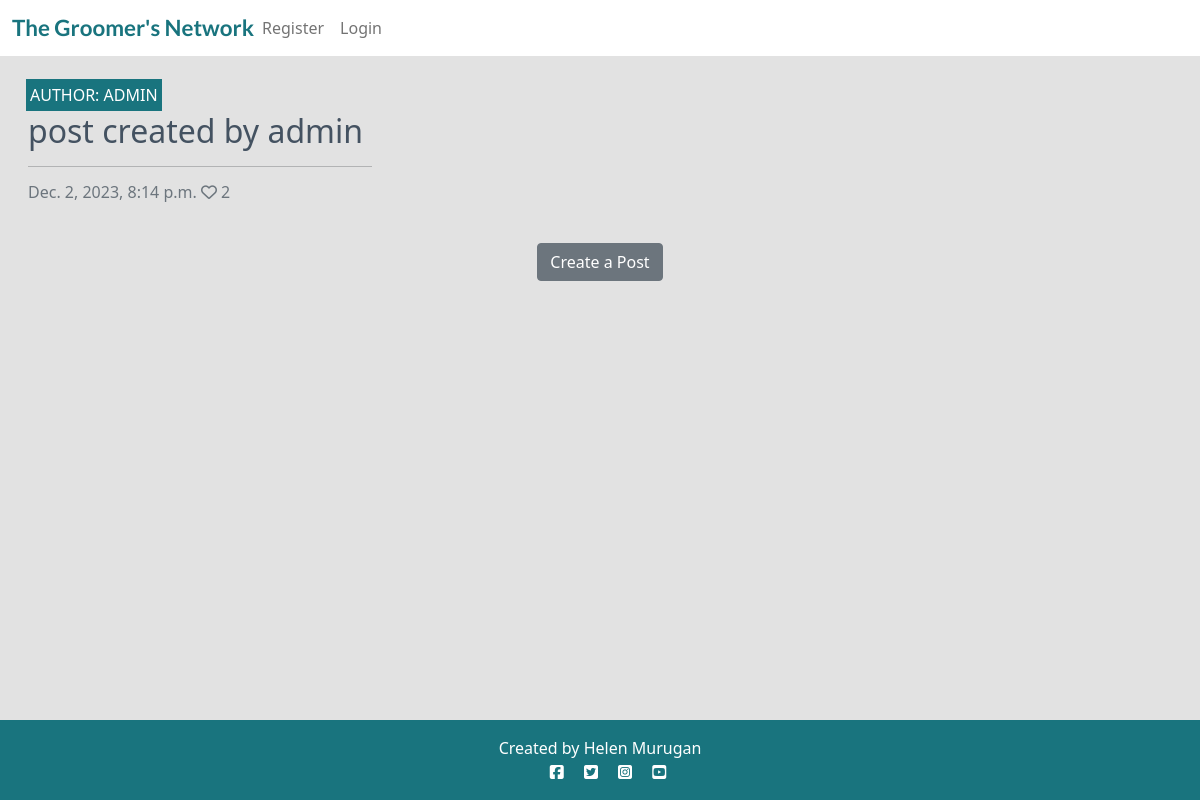
/posts/, run on the app's committed database.
### post/models.py (models this page shows, shortened)
class Post(models.Model):
    title = models.CharField(
        max_length=200,
        verbose_name="Title",
        )
    slug = models.SlugField(
        max_length=200,
        unique=True
        )
    author = models.ForeignKey(
        User,
        on_delete=models.CASCADE,
        related_name="post_posts"
    )
    content = models.TextField(
        blank=True,
        null=True,
    )
    featured_image = CloudinaryField(
        'image',
        default='placeholder'
        )
    created_on = models.DateTimeField(
        auto_now_add=True
        )
    updated_on = models.DateTimeField(
        auto_now=True
        )
    likes = models.ManyToManyField(
        User,
        related_name='post_likes',
        blank=True,
        )
    class Meta:
        ordering = ["-created_on"]
    def number_of_likes(self):
        return self.likes.count()

### post/views.py (the view)
# urls.py: path("", views.PostList.as_view(), name="home"),
class PostList(generic.ListView):
    model = Post
    queryset = Post.objects.order_by("-created_on")
    template_name = "index.html"
    paginate_by = 6

### templates/index.html (shortened to what this page needs)
{% extends "base.html" %}
{% block content %}
<div class="container-fluid">
    <div class="row">
        <div class="col-12 mt-3 left">
            <div class="row">
                {% for post in post_list %}
                <div class="col-md-4">
                    <div class="card mb-4">
                        <div class="card-body">
                            <div class="image-container">
                                <div class="image-flash">
                                    <p class="author">Author: {{ post.author }}</p>
                                </div>
                            </div>
                            <a href="{% url 'post_detail' post.slug  %}" class="post-link">
                                <h2 class="card-title">{{ post.title }}</h2>
                            </a>
                            <hr />
                            <p class="card-text text-muted h6">{{ post.created_on}} <i class="far fa-heart"></i>
                                {{ post.number_of_likes }}</p>
                        </div>
                    </div>
                </div>
                {% endfor %}
            </div>
        </div>
    </div>
    <div class="text-center">
        <a href="{% url 'post_create' %}" class="btn btn-secondary mb-4">Create a Post</a>
    </div>
</div>
{%endblock%}

### static/css/style.css (style rules this page uses)
body { background-color: #F9FAFC; }
.main-bg { background-color: #E2E2E2; }
.card { border: none; background-color: transparent; }
.image-container { position: relative; }
.image-flash { position: absolute; bottom: 5%; min-width: 30%; left: -2px; background-color: #19747E; }
.author { color: white; margin: 4px; text-transform: uppercase; }
.post-link { text-decoration: none; color: #445261; }

### data on the page
Post: author "ADMIN", title "post created by admin", created_on "Dec. 2, 2023, 8:14 p.m.", number_of_likes "2"
